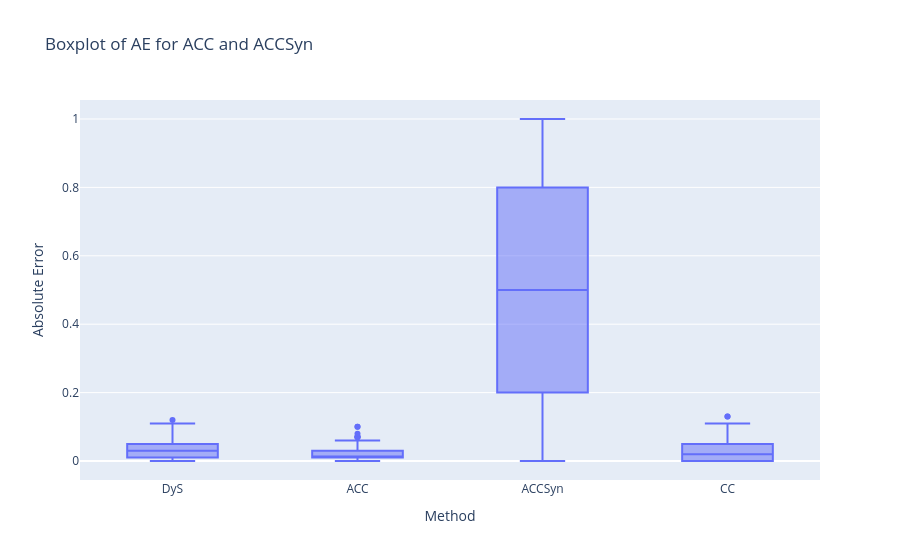

The code cell stored with this chart in its notebook:
### Code cell
import plotly.express as px

# Create the boxplot
fig = px.box(results_df, x='METHOD', y='AE', title='Boxplot of AE for ACC and ACCSyn', labels={'AE': 'Absolute Error', 'METHOD': 'Method'})
fig.show()

### Figure 1 — Plotly figure (JSON) as saved in the notebook; plotly's stock layout.template omitted (floating-point values rounded to 4 significant figures; data arrays with more than 128 entries replaced by an {"elided": "..."} marker saying what was removed)
{"data": [{"alignmentgroup": "True", "hovertemplate": "Method=%{x}<br>Absolute Error=%{y}<extra></extra>", "legendgroup": "", "marker": {"color": "#636efa"}, "name": "", "notched": false, "offsetgroup": "", "orientation": "v", "showlegend": false, "type": "box", "x": {"elided": "220 str values"}, "x0": " ", "xaxis": "x", "y": {"elided": "220 float values"}, "y0": " ", "yaxis": "y"}], "layout": {"boxmode": "group", "legend": {"tracegroupgap": 0}, "title": {"text": "Boxplot of AE for ACC and ACCSyn"}, "xaxis": {"anchor": "y", "domain": [0, 1], "title": {"text": "Method"}}, "yaxis": {"anchor": "x", "domain": [0, 1], "title": {"text": "Absolute Error"}}}}
